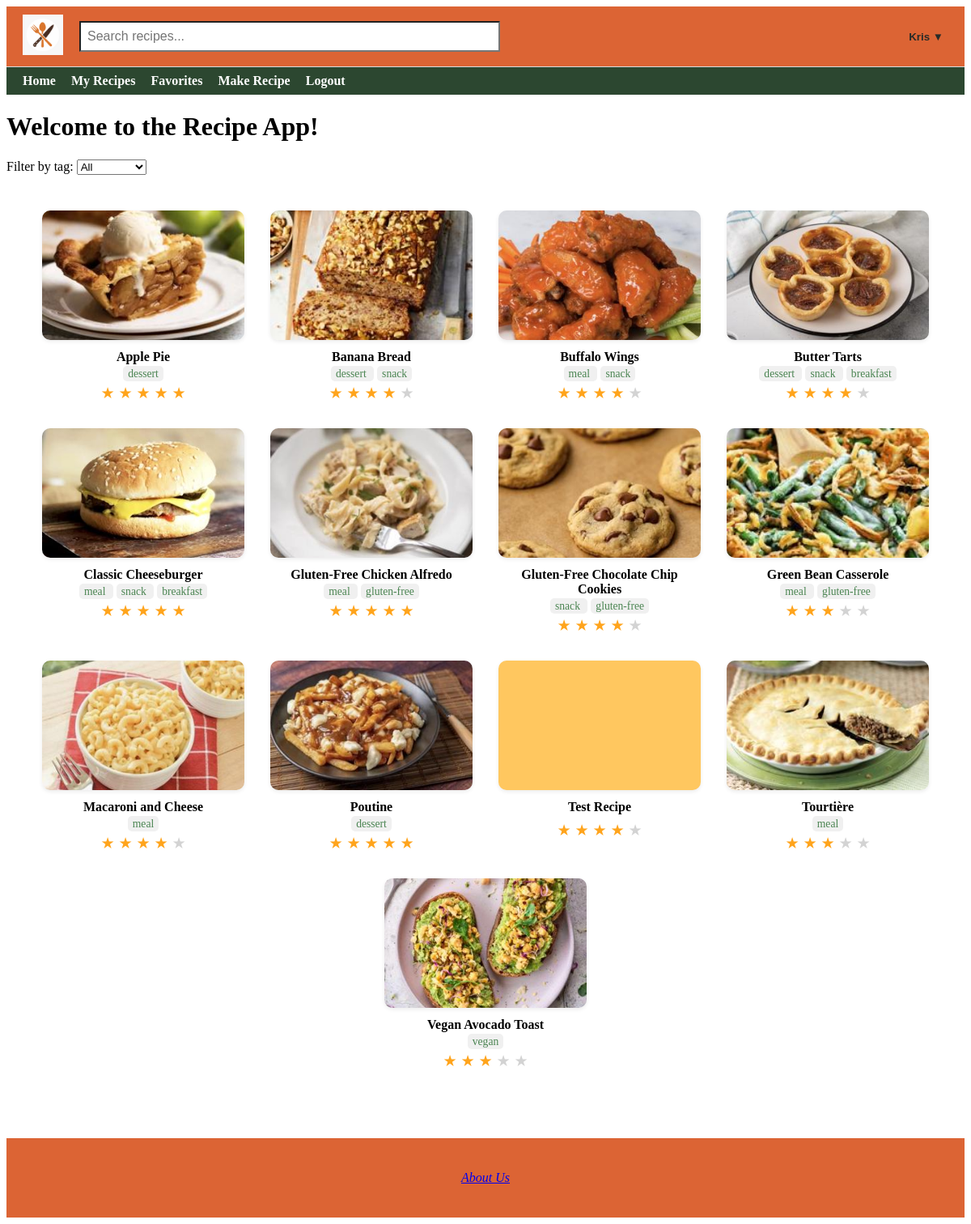
The app's page / (signed in) with its own data.
### app/models.py (models this page shows)
class User(db.Model, UserMixin):
    id = db.Column(db.Integer, primary_key=True)  # Unique user ID
    username = db.Column(db.String(20), unique=True, nullable=False)  # Username
    email = db.Column(db.String(120), unique=True, nullable=False)  # Email address
    password = db.Column(db.String(60), nullable=False)  # Hashed password
    recipes = db.relationship('Recipe', backref='author', lazy=True, overlaps="user,user_recipes")
    profile = db.relationship('Profile', backref='user', uselist=False)  # Relationship to profile (one-to-one)
    favorites = db.relationship(
        'Recipe',
        secondary=favorites,
        backref=db.backref('favorited_by', lazy='dynamic'),
        lazy='dynamic'
    )

class Recipe(db.Model):
    id = db.Column(db.Integer, primary_key=True)
    title = db.Column(db.String(100), nullable=False)
    description = db.Column(db.Text, nullable=False)
    ingredients = db.Column(db.Text, nullable=True)
    instructions = db.Column(db.Text, nullable=True)
    image_filename = db.Column(db.String(120), nullable=True)
    created = db.Column(db.DateTime, default=get_local_time)
    user_id = db.Column(db.Integer, db.ForeignKey('user.id'), nullable=False)
    rating_sum = db.Column(db.Integer, default=0)
    rating_count = db.Column(db.Integer, default=0)
    user = db.relationship('User', backref=db.backref('user_recipes', lazy=True), overlaps="author,recipes")
    comments = db.relationship('Comment', backref=db.backref('recipe', lazy=True)) #Relationship to comments (one-to-many)
    tags = db.relationship(
        'Tag',
        secondary=recipe_tags,
        backref=db.backref('recipes', lazy='dynamic'),
        lazy='dynamic'
    )
    @property
    def average_rating(self):
        if not self.rating_count or not self.rating_sum:
            return None
        return round(self.rating_sum / self.rating_count, 1)

class Tag(db.Model):
    id = db.Column(db.Integer, primary_key=True)
    name = db.Column(db.String(32), unique=True, nullable=False)

### app/routes.py (the view)
@app.route('/', methods=['GET'])
def home():
    selected_tag = request.args.get('tag')
    tags = Tag.query.all()
    if selected_tag:
        recipes = Recipe.query.join(Recipe.tags).filter(Tag.name == selected_tag).all()
    else:
        recipes = Recipe.query.order_by(Recipe.title.asc()).all()
    return render_template('home.html', recipes=recipes, tags=tags, selected_tag=selected_tag)

### app/routes.py (called while the page is built)
@login_manager.user_loader
def load_user(user_id):
    return User.query.get(int(user_id))

@app.context_processor
def inject_user():
    return dict(current_user=current_user)

### app/templates/home.html (shortened to what this page needs)
{% extends "base.html" %}
{% block content %}
<h1>Welcome to the Recipe App!</h1>
<form method="GET" action="{{ url_for('home') }}" style="margin: 20px 0;">
    <label for="tag">Filter by tag:</label>
    <select name="tag" id="tag" onchange="this.form.submit()">
        <option value="">All</option>
    </select>
</form>
{% set colors = ['#FF6B6B', '#6BCB77', '#4D96FF', '#FFC75F', '#F9F871', '#A393EB', '#FF9671', '#00C9A7', '#D65DB1', '#845EC2'] %}
<div class="recipe-grid">
    {% for recipe in recipes %}
        {% set has_image = recipe.image_filename is not none %}
        {% set color = colors[recipe.id % colors|length] %}
        {% set bg_color = (not has_image) and color or 'transparent' %}
        <a href="{{ url_for('recipe_details', id=recipe.id) }}"
           class="recipe-card {% if has_image %}has-image{% endif %}">
            <div class="recipe-card-box" style="{% if not has_image %}background-color: {{ color }};{% endif %}">
                {% if has_image %}
                    <img src="{{ url_for('static', filename='uploads/' + recipe.image_filename) }}"
                         alt="{{ recipe.title }}">
                {% endif %}
            </div>
            <div class="recipe-title">{{ recipe.title }}</div>
                {% if recipe.tags %}
                    <div style="font-size: 0.85em; color: #4A8451; text-align: center; margin-top: 4px;">
                        {% for tag in recipe.tags %}
                            <span style="background-color: #f0f0f0; padding: 2px 6px; border-radius: 5px; margin: 0 2px;">
                                {{ tag.name }}
                            </span>
                        {% endfor %}
                    </div>
                 {% endif %}
            {% if recipe.average_rating %}
            <div class="stars">
                {% for i in range(1, 6) %}
                    {% if recipe.average_rating >= i %}
                        ★
                    {% elif recipe.average_rating > i - 1 %}
                        <span style="position: relative; display: inline-block;">
                            <span style="color: #FFA41C;">★</span>
                            <span style="position: absolute; left: 0; color: lightgray; width: 50%; overflow: hidden;">★</span>
                        </span>
                    {% else %}
                        <span style="color: lightgray;">★</span>
                    {% endif %}
                {% endfor %}
            </div>
            {% endif %}
        </a>
    {% endfor %}
</div>
{% endblock %}

### app/templates/base.html (shortened to what this page needs)
<!DOCTYPE html>
<html lang="en">
<head>
</head>
<body>
    <div class="top-navbar">
        <div class="logo">
            <a href="{{ url_for('home') }}">
                <img src="{{ url_for('static', filename='uploads/spoon2.png') }}" alt="Recipe App Logo">
            </a>
        </div>
        <div class="search-bar">
            <form action="{{ url_for('visitor_recipes') }}" method="get">
                <input type="text" name="q" placeholder="Search recipes...">
            </form>
        </div>
        <div class="login-link">
            {% if current_user.is_authenticated %}
                <div class="dropdown">
                    <button class="dropdown-toggle">{{ current_user.username }} ▼</button>
                </div>
            {% elif session.get('visitor_email') %}
                <a href="{{ url_for('logout') }}">Exit Visitor Mode</a>
            {% else %}
                <a href="{{ url_for('login') }}">Login</a>
            {% endif %}
        </div>
    </div>
    <div class="bottom-navbar">
    <a href="{{ url_for('home') }}" {% if request.endpoint == 'home' %}class="active"{% endif %}>Home</a>
    {% if current_user.is_authenticated %}
        <a href="{{ url_for('recipes') }}" {% if request.endpoint == 'recipes' %}class="active"{% endif %}>My Recipes</a>
        <a href="{{ url_for('view_favorites') }}" {% if request.endpoint == 'view_favorites' %}class="active"{% endif %}>Favorites</a>
        <a href="{{ url_for('make_recipe') }}" {% if request.endpoint == 'make_recipe' %}class="active"{% endif %}>Make Recipe</a>
        <a href="{{ url_for('logout') }}">Logout</a>
    {% elif session.get('visitor_email') %}
        <a href="{{ url_for('visitor_recipes') }}" {% if request.endpoint == 'visitor_recipes' %}class="active"{% endif %}>Visitor Recipes</a>
        <a href="{{ url_for('logout') }}">Exit Visitor Mode</a>
    {% else %}
        <a href="{{ url_for('login') }}" {% if request.endpoint == 'login' %}class="active"{% endif %}>Login</a>
        <a href="{{ url_for('register') }}" {% if request.endpoint == 'register' %}class="active"{% endif %}>Register</a>
    {% endif %}
    </div>
    {% block content %}{% endblock %}
    <footer>
    <a href="{{ url_for('about_us') }}">About Us</a>
</footer>
</body>
</html>

### app/templates/base.html (style rules this page uses)
.top-navbar { display: flex; align-items: center; justify-content: space-between; padding: 10px 20px; background-color: #dc6434; border-bottom: 1px solid #ddd; }
.top-navbar .logo img { height: 50px; }
.top-navbar .search-bar { flex: 1; margin: 0 20px; }
.top-navbar .search-bar input[type="text"] { width: 50%; padding: 8px; font-size: 16px; background-color: #ffffff }
.bottom-navbar { background-color: #2c4730; padding: 8px 20px; }
.bottom-navbar a { margin-right: 15px; text-decoration: none; font-weight: bold; color: #ffffff; }
footer { margin-top: 60px; padding: 40px 20px; text-align: center; background-color: #dc6434; color: #fbdb92; font-style: italic; }
.dropdown { position: relative; display: inline-block; }
.dropdown-toggle { background: none; border: none; font-weight: bold; cursor: pointer; color: #282B28; }

### app/templates/home.html (style rules this page uses)
.recipe-grid { display: flex; flex-wrap: wrap; justify-content: center; gap: 32px; padding: 24px; max-width: 1200px; margin: 0 auto; }
.recipe-card { width: 250px; text-decoration: none; color: inherit; display: flex; flex-direction: column; align-items: center; }
.recipe-card-box { width: 100%; height: 160px; border-radius: 10px; overflow: hidden; box-shadow: 0 2px 5px rgba(0, 0, 0, 0.08); transition: transform 0.2s ease, box-shadow 0.2s ease; }
.recipe-card img { width: 100%; height: 100%; object-fit: cover; display: block; }
.recipe-title { margin-top: 12px; font-weight: bold; font-size: 1em; text-align: center; }
.stars { color: #FFA41C; font-size: 1.2em; margin-top: 4px; }

### records on screen
User: username "Kris"
Recipe: image_filename (picture), title "Apple Pie"
Tag: name "dessert"
Recipe: image_filename (picture), title "Banana Bread"
Tag: name "snack"
Recipe: image_filename (picture), title "Buffalo Wings"
Tag: name "meal"
Recipe: image_filename (picture), title "Butter Tarts"
Tag: name "breakfast"
Recipe: image_filename (picture), title "Classic Cheeseburger"
Recipe: image_filename (picture), title "Gluten-Free Chicken Alfredo"
Tag: name "gluten-free"
Recipe: image_filename (picture), title "Gluten-Free Chocolate Chip Cookies"
Recipe: image_filename (picture), title "Green Bean Casserole"
Recipe: image_filename (picture), title "Macaroni and Cheese"
Recipe: image_filename+title (picture), title "Poutine"
Recipe: title "Test Recipe"
Recipe: image_filename (picture), title "Tourtière"
Recipe: image_filename (picture), title "Vegan Avocado Toast"
Tag: name "vegan"
